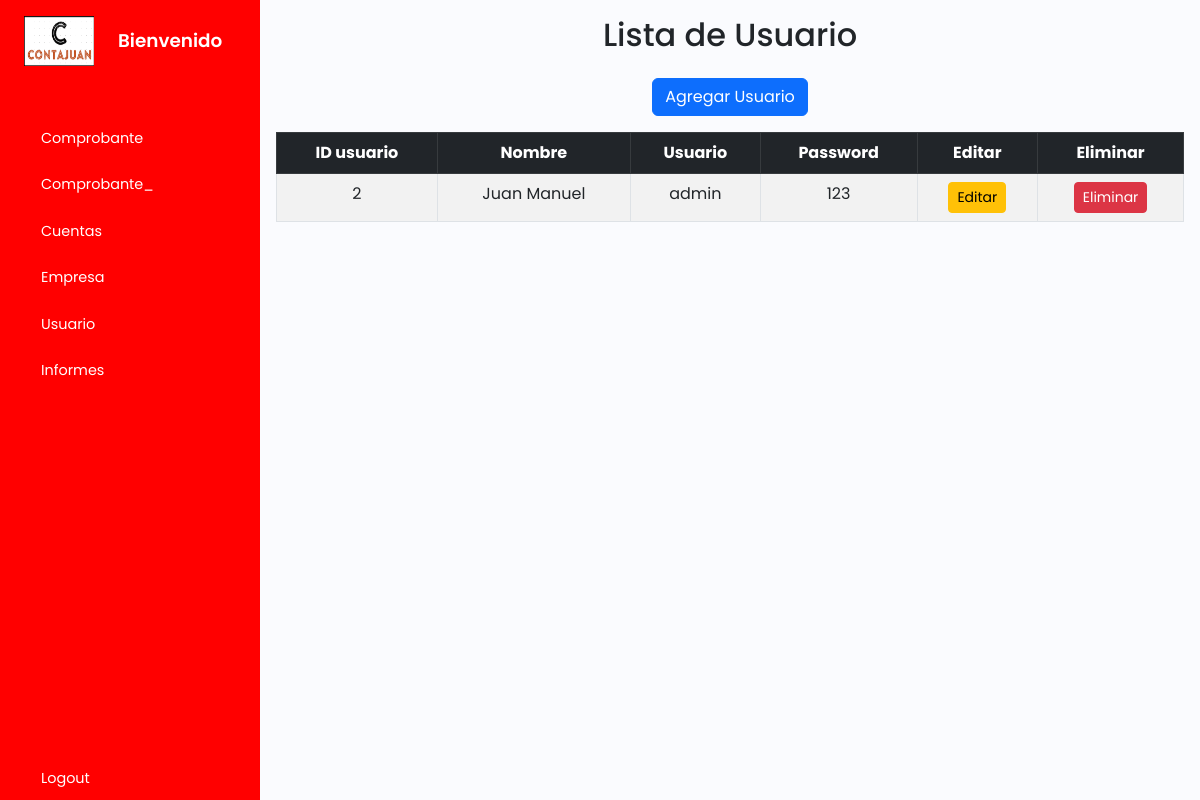
The app's page /tusuario/index.php, older data.
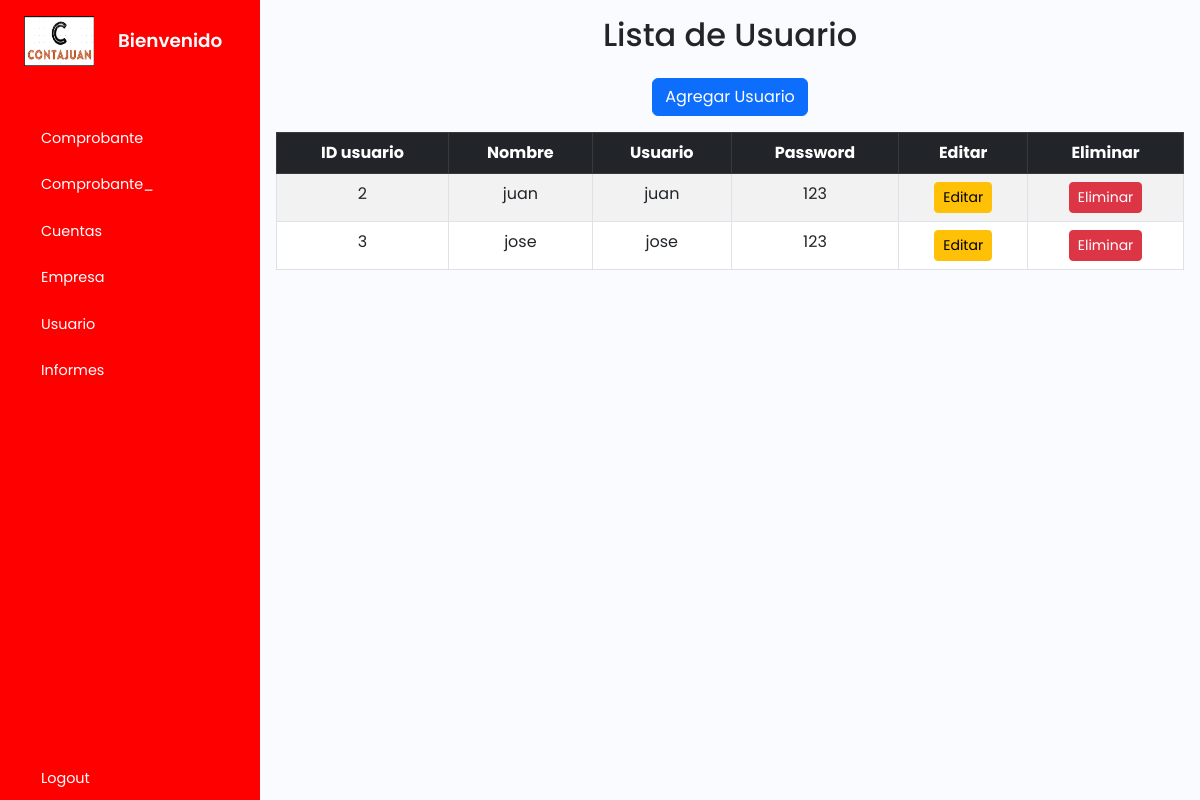
The same page, newer data.
### tables this page shows
CREATE TABLE `tusuario` (
  `idusuario` int(11) NOT NULL,
  `nombre` varchar(50) NOT NULL,
  `usuario` varchar(100) NOT NULL,
  `password` varchar(100) NOT NULL
);

### tusuario/index.php (the view, shortened to what this page needs)
<?php
    include_once("../plantilla/inicio.php");
    include '../cone.php';
?>
        <div class="main p-3">
            <div class="text-center">
            <h2 class="mb-4">Lista de Usuario</h2>
            <a href="create.php" class="btn btn-primary mb-3">Agregar Usuario</a>
            <?php
                $sql = "SELECT * FROM tusuario";
                $result = $conn->query($sql);
                if ($result->num_rows > 0) {
                    echo "<table class='table table-striped table-bordered'>
                    <thead class='table-dark'>
                    <tr>
                        <th>ID usuario</th>
                        <th>Nombre </th>
                        <th>Usuario</th>
                        <th>Password</th>
                        <th>Editar</th>
                        <th>Eliminar</th>
                    </tr>
                    </thead>
                    <tbody>";
                    while($row = $result->fetch_assoc()) {
                        echo "<tr>
                        <td>" . $row["idusuario"]. "</td>
                        <td>" . $row["nombre"]. "</td>
                        <td>" . $row["usuario"]. "</td>
                        <td>" . $row["password"]. "</td>
                        <td>
                            <a href='update.php?id=".$row["idusuario"]."' class='btn btn-warning btn-sm'>Editar</a>
                        </td>
                        <td>
                            <a href='delete.php?id=".$row["idusuario"]."' class='btn btn-danger btn-sm'>Eliminar</a>
                        </td>
                        </tr>";
                    }
                    echo "</tbody></table>";
                } else {
                    echo "<div class='alert alert-warning' role='alert'>0 resultados</div>";
                }
                ?>
            </div>
        </div>
    </div>
    <?php
    include_once("../plantilla/final.php");
?>

Row changes from the older to the newer data that the page shows:
changed tusuario id 2: nombre "Juan Manuel" → "juan"; usuario "admin" → "juan"
added tusuario: idusuario "3", nombre "jose", usuario "jose", password "123"
